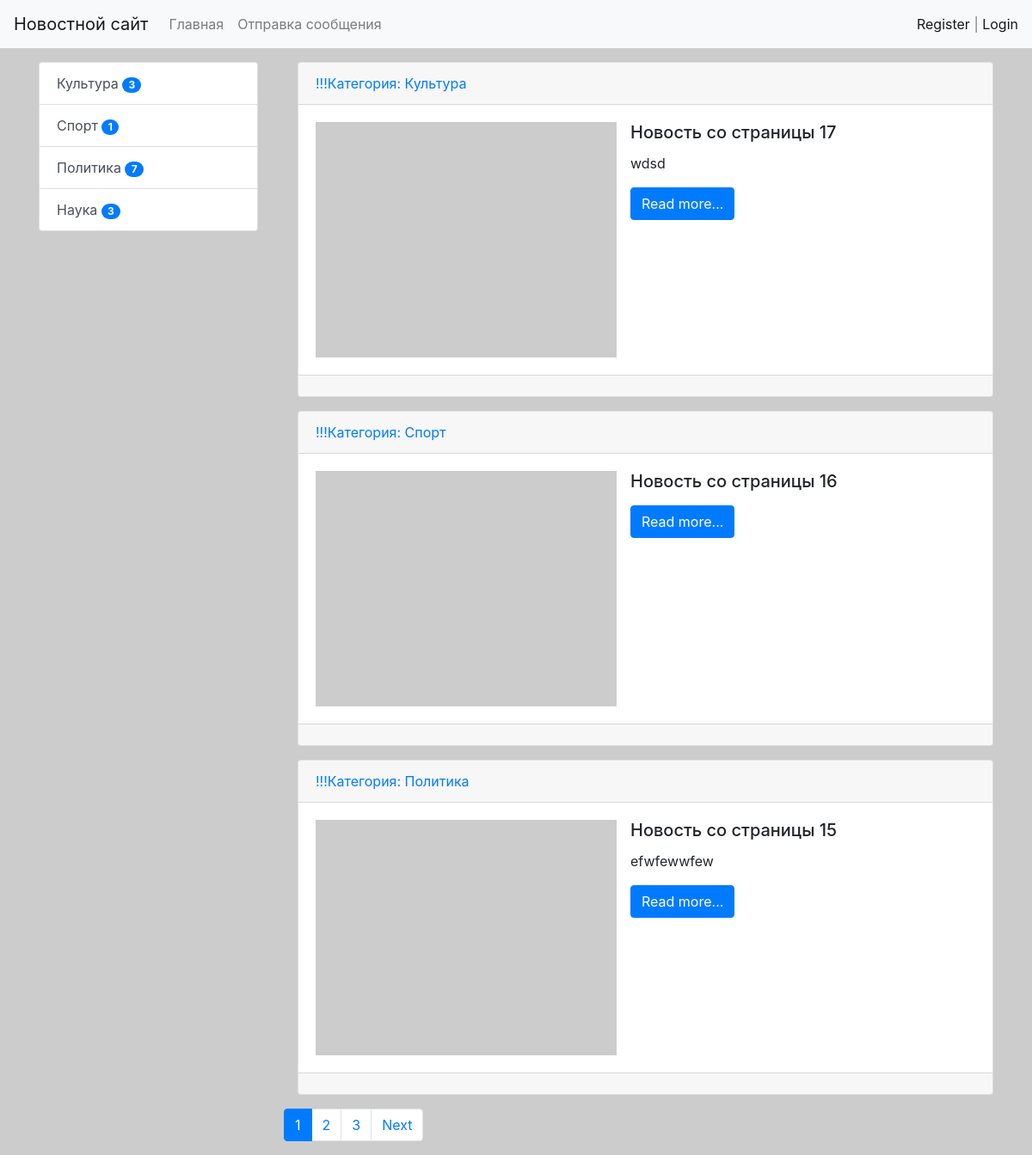
The app's page /, older data.
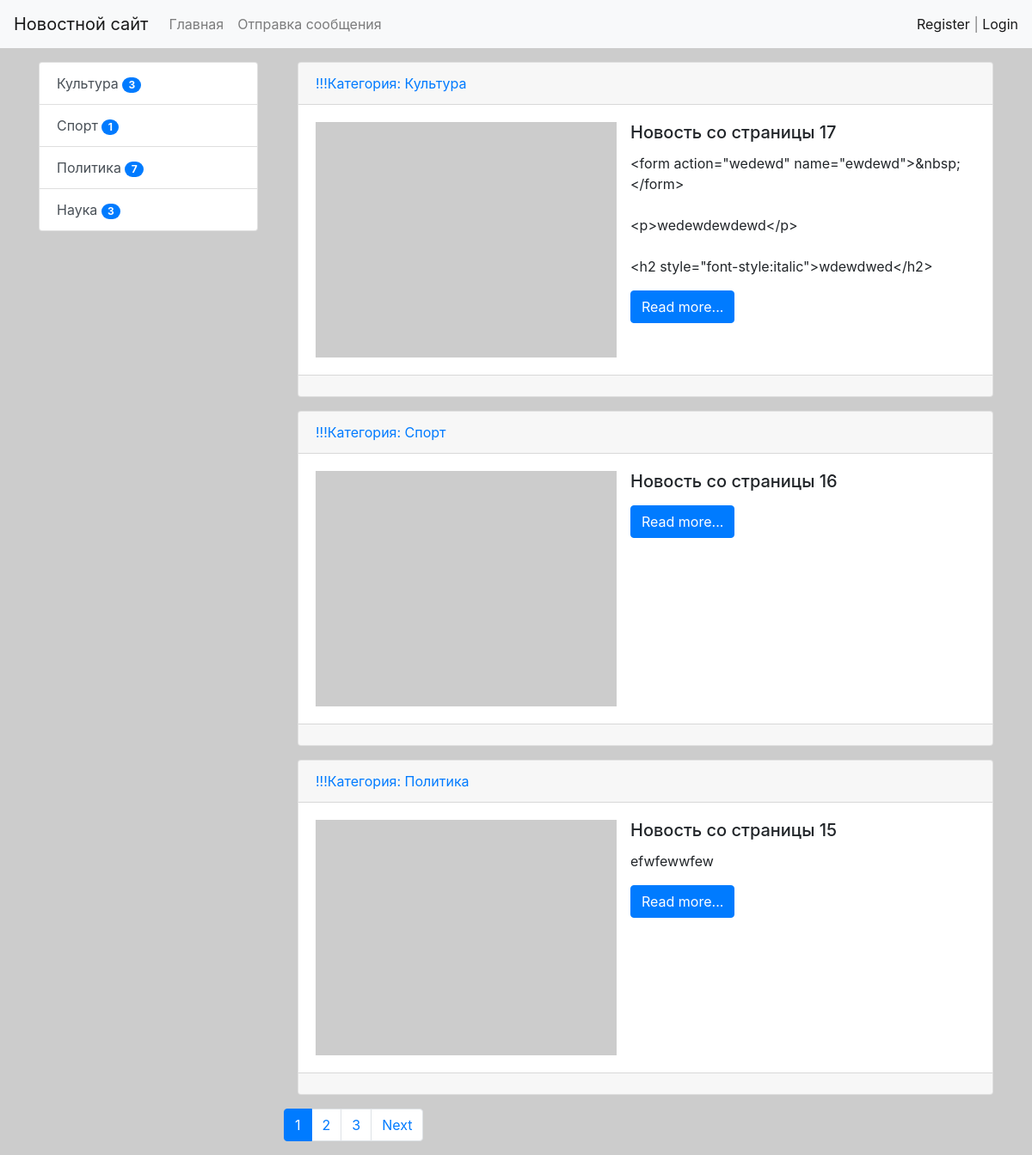
The same page, newer data.
### news/models.py (models this page shows, shortened)
class Category(models.Model):
    title = models.CharField(max_length=150, db_index=True, verbose_name='Наименование категории')
    def get_absolute_url(self):
        return reverse('category', kwargs={'category_id': self.pk})
    def __str__(self):
        return self.title
    class Meta:
        verbose_name = 'Категория'
        verbose_name_plural = 'Категории'
        ordering = ['title']

class News(models.Model):
    title = models.CharField(max_length=150, verbose_name='Название новости')
    content = models.TextField(blank=True, verbose_name='Контент')
    created_at = models.DateTimeField(auto_now_add=True, verbose_name='Дата публикации')
    updated_at = models.DateTimeField(auto_now=True, verbose_name='Обновлено')
    photo = models.ImageField(upload_to='photos/%Y/%m/%d/', verbose_name='Фото', blank=True)
    is_published = models.BooleanField(default=True, verbose_name='Опубликовано')
    category = models.ForeignKey('Category', on_delete=models.PROTECT, verbose_name='Опубликовано', related_name='get_news')
    views = models.IntegerField(default=0)
    def get_absolute_url(self):
        return reverse('view_news', kwargs={'pk': self.pk})
    class Meta:
        verbose_name = 'Новость'
        verbose_name_plural = 'Новости'
        ordering = ['-created_at']

### news/views.py (the view)
# urls.py: path('', HomeNews.as_view(), name='home'),
class HomeNews(MyMixin, ListView):
    model = News
    template_name = 'news/home_news_list.html'
    context_object_name = 'news'
    paginate_by = 3
    def get_context_data(self, *, object_list=None, **kwargs):
        context = super().get_context_data(**kwargs)
        context['title'] = self.get_upper('Главная страница')
        return context
    def get_queryset(self):
        return News.objects.filter(is_published=True).select_related('category')

### news/templatetags/news_tags.py (called while the page is built)
@register.inclusion_tag('news/list_categories.html')
def show_categories():
    categories = Category.objects.annotate(cnt=Count('get_news', filter=F('get_news__is_published'))).filter(cnt__gt=0)
    return {'categories': categories}

### news/utils.py (called while the page is built)
    def get_upper(self, s):
        if isinstance(s, str):
            return s.upper()
        else:
            return s.title.upper()

### news/templates/news/home_news_list.html (shortened to what this page needs)
{% extends 'base.html' %}
{% block sidebar %}
{% include 'inc/_sidebar.html' %}
{% endblock %}
{% block content %}
    {% for item in news %}
    <div class="card mb-3 ml-3">
        <div class="card-header">
            <a href="{{ item.category.get_absolute_url }}">!!!Категория: {{ item.category }}</a>
        </div>
        <div class="card-body">
            <div class="media">
                {% if item.photo %}
                <img src="{{ item.photo.url }}" alt="" width="350" class="mr-3">
                {% else %}
                <img src="https://picsum.photos/id/1/300/235" alt="" width="350" class="mr-3">
                {% endif %}
                <div class="media-body">
                    <h5 class="card-title">{{ item.title }}</h5>
                    <p class="card-text">{{ item.content|linebreaksbr|truncatewords:50 }}</p>
                    <a href="{{ item.get_absolute_url }}" class="btn btn-primary">Read more...</a>
                </div>
            </div>
        </div>
        <div class="card-footer text-muted">
        </div>
    </div>
    {% endfor %}
{% endblock %}

### templates/base.html (shortened to what this page needs)
<!doctype html>
{% load static %}
<html lang="en">
<head>
    <link rel="stylesheet" href="{% static 'bootstrap/css/bootstrap.min.css' %}">
    <link rel="stylesheet" href="{% static 'css/style.css' %}">
</head>
<body>
{% include 'inc/_nav.html' %}
<div class="container mt-3">
    <div class="row">
        <div class="col-md-3">
            {% load cache %}
            {% cache 30 sidebar %}
            {% block sidebar %} SIDEBAR {% endblock %}
            {% endcache %}
        </div>
        <div class="col-md-9">
            {% block content %} CONTENT {% endblock %}
                {% if page_obj.has_other_pages %}
                <nav aria-label="...">
                    <ul class="pagination">
                        {% for p in page_obj.paginator.page_range %}
                            {%  if page_obj.number == p %}
                                <li class="page-item active" aria-current="page">
                                    <a class="page-link" href="?page={{ p }}">{{ p }}<span class="sr-only">(current)</span>
                                    </a>
                                </li>
                                {% elif p > page_obj.number|add:-3 and  p < page_obj.number|add:3 %}
                                <li class="page-item">
                                    <a class="page-link" href="?page={{ p }}">{{ p }}</a>
                                </li>
                            {% endif %}
                        {% endfor %}
                        {% if page_obj.has_next %}
                        <li class="page-item">
                            <a class="page-link" href="?page={{ page_obj.next_page_number }}"  >Next</a>
                        </li>
                        {% endif %}
                    </ul>
                </nav>
                {% endif %}
        </div>
    </div>
</div>
</body>
</html>

### templates/inc/_nav.html (shortened to what this page needs)
<nav class="navbar navbar-expand-lg navbar-light bg-light">
    <a class="navbar-brand" href="{% url 'home' %}">Новостной сайт</a>
    <div class="collapse navbar-collapse" id="navbarSupportedContent">
        <ul class="navbar-nav mr-auto">
            <li class="nav-item">
                <a class="nav-link" href="{% url 'home' %}">Главная</a>
            </li>
            <li class="nav-item">
                <a class="nav-link" href="{% url 'sendmail' %}">Отправка сообщения</a>
            </li>
        </ul>
            <span class="navbar-text">
                {% if request.user.is_authenticated %}
                    Добро пожаловать | {{ user.username }} <a href="{% url 'logout' %}">Logout</a>
                {% else %}
                    <a href="{% url 'register' %}">Register</a> | <a href="{% url 'login' %}">Login</a>
                {% endif %}
            </span>
    </div>
</nav>

### templates/inc/_sidebar.html (shortened to what this page needs)
{% load news_tags%}
{% show_categories  %}

### news/templates/news/list_categories.html
<div class="list-group">
        {% for item in categories%}
        <a href="{{ item.get_absolute_url}}" class="list-group-item list-group-item-action">{{  item.title }}
        <span class="badge badge-primary badge-pill"> {{item.cnt}}</span>
        </a>
        {% endfor %}
</div>

### news/static/css/style.css (style rules this page uses)
body { background-color: #ccc; }

Row changes from the older to the newer data that the page shows:
changed News "Новость со страницы 17": content "wdsd" → "<form action=\"wedewd\" name=\"ewdewd\">&nbsp;</form> <p>wedewdewdewd</p> <h2 style=\"font-style:italic\">wdewdwed</h2>"
